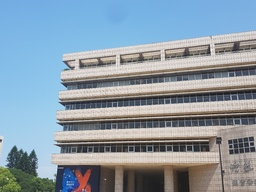
#> input picture CV/m1.jpg, 256 x 192 px, shrunk from 1008 x 756 before the run, found by its file name
$ jupyter execute --allow-errors HW2.ipynb
#> lines starting #> are read from the running program, lines starting #| are printed output that depends on the picture; long printed decimals are rounded
Function

[cell 1]
import cv2
import numpy as np
import random
import matplotlib.pyplot as plt
# read the image file & output_image the color & gray image


def read_img(path):
    # opencv read image in "BGR" color space
    img = cv2.imread(path)
    img_gray = cv2.cvtColor(img, cv2.COLOR_BGR2GRAY)
    img_rgb = cv2.cvtColor(img, cv2.COLOR_BGR2RGB)
    return img_gray, img_rgb

# the dtype of img must be "uint8" to avoid the error of SIFT detector


def img_to_gray(img):
    if img.dtype != "uint8":
        print("The input image dtype is not uint8 , image type is : ", img.dtype)
        return
    img_gray = cv2.cvtColor(img, cv2.COLOR_BGR2GRAY)
    return img_gray


def SIFT(img):
    SIFT_detector = cv2.SIFT_create()
    kp, des = SIFT_detector.detectAndCompute(img, None)
    return kp, des


def plot_sift(gray, rgb, kp):
    tmp = rgb.copy()  # deep copy
    img = cv2.drawKeypoints(
        gray, kp, tmp, flags=cv2.DRAW_MATCHES_FLAGS_DRAW_RICH_KEYPOINTS)
    return img


def K_NN(kp1, des1, kp2, des2, k):
    k_nearest_neighbor = np.zeros((len(kp1), k), dtype=np.uint16)
    for i in range(len(kp1)):
        distance = np.zeros(len(kp2))
        source_feature = des1[i]
        for j in range(len(kp2)):
            target_feature = des2[j]
            distance[j] = np.linalg.norm(source_feature - target_feature)
        minimum_distance_index = np.argsort(distance)
        k_nearest_neighbor[i] = minimum_distance_index[:k]
    return k_nearest_neighbor


def Ratio_Test(kp1, des1, kp2, des2, nearest_neighbor, threshold):
    matches = []
    for i in range(len(kp1)):
        d1 = np.linalg.norm(des1[0] - des2[nearest_neighbor[i][0]])
        d2 = np.linalg.norm(des1[0] - des2[nearest_neighbor[i][1]])
        if d1 < threshold * d2:
            matches.append(list(kp1[i].pt + kp2[nearest_neighbor[i][0]].pt))
    matches = np.array(matches)
    return matches


"""
    def plot_matches(matches, concatenate_image):
        match_img = concatenate_image.copy()
        offset = concatenate_image.shape[1]/2
        fig, ax = plt.subplots()
        ax.set_aspect('equal')
        ax.imshow(np.array(match_img).astype('uint8'),
                cmap="gray")  # 　RGB is integer type

        ax.plot(matches[:, 0], matches[:, 1], 'xr')
        ax.plot(matches[:, 2] + offset, matches[:, 3], 'xr')

        ax.plot([matches[:, 0], matches[:, 2] + offset], [matches[:, 1], matches[:, 3]],
                'r', linewidth=0.5)

        plt.show()
"""

"""
    # p2 = Hp1
    # (wx2, wy2 , w) = H(x1, y1, 1)
    # H = [
    #      [A11, A12, A13],
    #      [A21, A22, A23],
    #      [A31, A32, A33]
    #     ]
    # w = x1A31 + y1A32 + A33
    # wx2 = x2(x1A31 + y1A32 + A33) = x1A11 + y1A12 + A13
        # >> x1A11 + y1A12 + A13 - x2(x1A31 + y1A32 + A33) = 0
    # wy2 = y2(x1A31 + y1A32 + A33) = x1A21 + y1A22 + A23
        # >> x1A21 + y1A22 + A23 - y2(x1A31 + y1A32 + A33) = 0
"""


def homography(samples):
    a_matrix = []
    for sample in samples:
        p1 = np.append(sample[:2], 1)  # x1, y1, 1
        p2 = np.append(sample[2:], 1)  # x2, y2, 1
        a1 = [p1[0], p1[1], 1, 0, 0, 0, -p2[0]*p1[0], -p2[0]*p1[1], -p2[0]]
        a2 = [0, 0, 0, p1[0], p1[1], 1, -p2[1]*p1[0], -p2[1]*p1[1], -p2[1]]
        a_matrix.append(a1)
        a_matrix.append(a2)
    a_matrix = np.array(a_matrix)
    # corresponding smallest eigenvalue of eigenvector
    _, _, vh = np.linalg.svd(a_matrix)
    h = vh[-1].reshape(3, 3)
    h = h / h[2][2]
    return h


def Ransac(matches, threshold, iterations):
    best_h_matrix = []
    best_inliers = []
    for iter in range(iterations):
        samples_index = random.sample(range(len(matches)), 4)
        samples = [matches[index] for index in samples_index]
        h_matrix = homography(samples)
        all_p1 = np.concatenate(
            (matches[:, :2], np.ones((len(matches), 1))), axis=1)
        all_p2 = matches[:, 2:]
        estimate_p2 = np.matmul(h_matrix, all_p1.T).T
        # print(estimate_p2.shape)
        for i in range(len(matches)):
            estimate_p2[i] = estimate_p2[i] / estimate_p2[i][2]
        estimate_p2 = estimate_p2[:, 0:2]
        errors = np.linalg.norm(all_p2 - estimate_p2, axis=1)**2
        inliers_index = np.where(errors < threshold)[0]
        inliers = matches[inliers_index]
        if len(inliers) > len(best_inliers):
            best_inliers = inliers
            best_h_matrix = h_matrix
    return best_inliers, best_h_matrix


def translate(image1, image2, h_matrix):
    h1, w1, c1 = image1.shape
    h2, w2, c2 = image2.shape
    # 以image2中的四個corner的座標當作基準去計算
    corners = np.array(
        [[0, 0, 1], [w2 - 1, 0, 1], [w2 - 1, h2 - 1, 1], [0, h2 - 1, 1]])
    # 把image2四個corner的座標經過homography matrix轉換後
    # 得到在image1相對應的座標
    transform_corners = np.matmul(h_matrix, corners.T).T
    for i in range(len(corners)):
        transform_corners[i] = transform_corners[i] / transform_corners[i][2]

    transform_corners = transform_corners[:, :2]
    x_min = min(min(transform_corners[:, 0]), 0)
    y_min = min(min(transform_corners[:, 1]), 0)
    """
    print(transform_corners)
                            [[-170.06491952  -49.23902745] image2中(0, 0)對應到image1的座標
                            [ 836.57361736   38.94680412]  image2中(w2 - 1, 0)對應到image1的座標
                            [ 820.07621228  745.49125985]    ''    (w2 - 1, h2 - 1)    ''
                            [-205.34991699  763.95041104]]   ''    (0, h2 - 1)    ''
    """
    size = (int(round(w2 + abs(x_min))), int(round(h2 + abs(y_min))))

    # h_matrix是使用image2轉換成image1
    # 所以A是把image1轉換到與image2的translation_matrix
    translation_matrix = np.array([[1, 0, -x_min], [0, 1, -y_min], [0, 0, 1]])
    A = np.matmul(translation_matrix, h_matrix)
    """
        print(size) >> (1213, 805)
    """
    # 把image1用合併後的size來表示的話，
    # 是對image1和translation_matrix A 做運算
    warped_1 = cv2.warpPerspective(src=image1, M=A, dsize=size)

    # 因為我們是以image2為基準，
    # 所以要把image2以合併後的size表示的話
    # 只需要做affine translation就好

    print(h_matrix)
    print(translation_matrix)
    print(A)

    warped_2 = cv2.warpPerspective(
        src=image2, M=translation_matrix, dsize=size)
    return warped_1, warped_2


def isblack(pixel):
    black_pixel = np.array([0, 0, 0])
    return np.array_equal(pixel, black_pixel)


def stitch_image(warped_1, warped_2):
    rows, cols, channels = warped_1.shape
    output_image = np.zeros((rows, cols, channels), dtype=np.uint8)
    for i in range(rows):
        for j in range(cols):
            if (not isblack(warped_1[i][j])) and isblack(warped_2[i][j]):
                output_image[i][j][:] = warped_1[i][j][:]
            elif isblack(warped_1[i][j]) and (not isblack(warped_2[i][j])):
                output_image[i][j][:] = warped_2[i][j][:]
            elif (not isblack(warped_1[i][j])) and (not isblack(warped_2[i][j])):
                output_image[i][j][:] = (
                    warped_1[i][j][:] / 2) + (warped_2[i][j][:] / 2)
            else:
                pass
    return output_image
# create a window to show the image
# It will show all the windows after you call im_show()
# Remember to call im_show() in the end of main


def create_im_window(window_name, img):
    cv2.imshow(window_name, img)

# show the all window you call before im_show()
# and press any key to close all windows


def im_show():
    cv2.waitKey(0)
    cv2.destroyAllWindows()

Main Stitch 2

[cell 2]
image1_gray, image1_rgb = read_img("test/m1.jpg")
#> in read_img, img is the input picture: shape (192, 256, 3); mean B, G, R 166.2, 153.6, 137.4
#> in read_img, `img_gray = cv2.cvtColor(img, cv2.COLOR_BGR2GRAY)`:
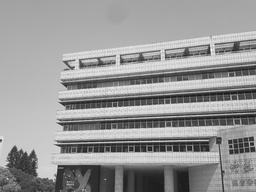
#> img_gray: shape (192, 256); min 23, max 250, mean 150.2
image2_gray, image2_rgb = read_img("test/m2.jpg")
#> call 2 of read_img, with path = 'test/m2.jpg'
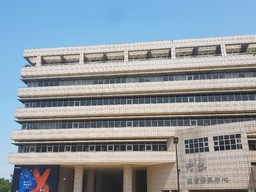
#> input picture CV/m2.jpg, 256 x 192 px, shrunk from 1008 x 756 before the run, found by its file name
#> in read_img, img is the input picture: shape (192, 256, 3); mean B, G, R 160.6, 152.8, 142.7
#> in read_img (call 2), `img_gray = cv2.cvtColor(img, cv2.COLOR_BGR2GRAY)`:
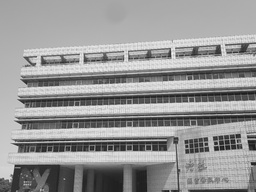
#> img_gray: shape (192, 256); min 16, max 249, mean 150.7
"""
    # [7 lines of commented-out code are left out]
"""
kp1, des1 = SIFT(image1_gray)
#> in SIFT, `kp, des = SIFT_detector.detectAndCompute(img, None)`: kp = 363 keypoints; strongest (x, y, size): (82, 66, 4), (122, 61, 3.6), (208, 52, 3.5), (46, 170, 13.3)
#> kp1 has the same summary as kp in SIFT
kp2, des2 = SIFT(image2_gray)
#> in SIFT (call 2), `kp, des = SIFT_detector.detectAndCompute(img, None)`: kp = 421 keypoints; strongest (x, y, size): (216, 149, 3), (252, 163, 2.2), (216, 143, 2.1), (44, 62, 4.3)
#> kp2 has the same summary as kp in SIFT

""" Plot the keypoints in concatenate images
    # [4 lines of commented-out code are left out]
"""
# Show the coordinate of keypoint
# keypoints are in the form of x-y coordinate, not the common seen row-column form.
# coordinate = cv2.KeyPoint_convert(kp1)

two_nn = K_NN(kp1, des1, kp2, des2, 2)
#> in K_NN, `k_nearest_neighbor = np.zeros((len(kp1), k), dtype=np.uint16)`: k_nearest_neighbor = 363 pairs, first value 0 to 0, second value 0 to 0
#> after the loop in K_NN, `for i in range(len(kp1)):`: k_nearest_neighbor = 363 pairs, first value 0 to 413, second value 0 to 420
#> two_nn has the same summary as k_nearest_neighbor in K_NN
matches = Ratio_Test(kp1, des1, kp2, des2, two_nn, 0.95)
#> the loop in Ratio_Test, `for i in range(len(kp1)):` made 363 passes
#> (d1, d2) on passes 1 to 3: (267.8, 293.9), (503.3, 634), (447.3, 309.4)
#> after the loop in Ratio_Test, `for i in range(len(kp1)):`: matches = 79 items, first 6: [8.81, 150.8, 202.3, 136.5], [8.83, 185.6, 32.86, 60.38], [18.33, 149.7, 243.7, 185.2], [25.57, 153.5, 47.15, 181.5], [33.83, 163.8, 140.6, 125.4], [36.1, 153, 230.9, 152.2]
#> in Ratio_Test, `matches = np.array(matches)`: matches = 79 rows, first 6: [8.81, 150.8, 202.3, 136.5], [8.83, 185.6, 32.86, 60.38], [18.33, 149.7, 243.7, 185.2], [25.57, 153.5, 47.15, 181.5], [33.83, 163.8, 140.6, 125.4], [36.1, 153, 230.9, 152.2]
# plot_matches(matches, concat_gray)

best_inliers, best_h_matrix = Ransac(matches, 5, 2000)
#> the loop in Ransac, `for iter in range(iterations):` made 2000 passes
#> (samples_index, inliers_index) on passes 1 to 12: ([49, 53, 5, 33], [5, 33, 40, 49, 53]), ([65, 62, 51, 38], [38, 51, 62, 65]), ([61, 45, 74, 27], [27, 28, 45, 61, 74]), ([64, 17, 36, 12], [12, 17, 36, 64]), ([32, 68, 77, 18], [18, 32, 68, 77]), ([39, 12, 9, 42], [9, 12, 39, 42]), ([60, 71, 12, 45], [12, 45, 60, 71]), ([55, 40, 78, 26], [26, 40, 55, 78]), ([70, 61, 56, 66], [56, 61, 66, 70]), ([33, 7, 70, 1], [1, 7, 33, 70]), ([11, 51, 0, 78], [9, 11, 15, 78]), ([63, 42, 31, 41], [31, 41, 42, 63])
#> (samples_index, inliers_index, inliers) on pass 40: ([54, 12, 33, 8], [8, 12], [[60.54, 116.7, 19.57, 114.8], [63.35, 96.4, 19.57, 114.8]])
#> after the loop in Ransac, `for iter in range(iterations):`: best_inliers = 26 rows, first 6: [52.67, 177.6, 9.8, 178.6], [60.54, 116.7, 19.57, 114.8], [63.92, 107.2, 23.31, 104.9], [64.57, 129.2, 23.17, 127.5], [65.72, 62.11, 26.66, 58.1], [69.23, 137.9, 26.66, 136.9]
#> best_h_matrix = [[1.12, -0.0514, -41.64], [0.0859, 1.05, -11.07], [0.000578, -0.000121, 1]]
# plot_matches(best_inliers, concat_gray)

warped_1, warped_2 = translate(image1_rgb, image2_rgb, best_h_matrix)
#> in translate, `transform_corners = np.matmul(h_matrix, corners.T).T`: transform_corners = [[-41.64, -11.07, 1], [243.1, 10.84, 1.15], [233.3, 212.2, 1.12], [-51.45, 190.3, 0.977]]
#> after the loop in translate, `for i in range(len(corners)):`: transform_corners = [[-41.64, -11.07, 1], [211.9, 9.45, 1], [207.5, 188.7, 1], [-52.67, 194.8, 1]]
#> in translate, `transform_corners = transform_corners[:, :2]`: transform_corners = [[-41.64, -11.07], [211.9, 9.45], [207.5, 188.7], [-52.67, 194.8]]
#> in translate, `x_min = min(min(transform_corners[:, 0]), 0)`: x_min = -52.67
#> in translate, `y_min = min(min(transform_corners[:, 1]), 0)`: y_min = -11.07
#> in translate, `size = (int(round(w2 + abs(x_min))), int(round(h2 + abs(y_min))))`: size = (309, 203)
#> in translate, `translation_matrix = np.array([[1, 0, -x_min], [0, 1, -y_min], [0, 0, ..`: translation_matrix = [[1, 0, 52.67], [0, 1, 11.07], [0, 0, 1]]
#> in translate, `A = np.matmul(translation_matrix, h_matrix)`: A = [[1.15, -0.0577, 11.02], [0.0923, 1.05, 0], [0.000578, -0.000121, 1]]
#> in translate, `warped_1 = cv2.warpPerspective(src=image1, M=A, dsize=size)`:
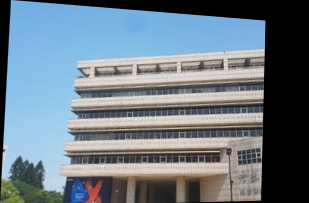
#> warped_1: shape (203, 309, 3); mean R, G, B 108.7, 122.7, 133.3
#| [[ 1.11678055e+00 -5.13561919e-02 -4.16447578e+01]
#|  [ 8.59108443e-02  1.05412889e+00 -1.10673116e+01]
#|  [ 5.78228238e-04 -1.20652621e-04  1.00000000e+00]]
#| [[ 1.         0.        52.667]
#|  [ 0.         1.        11.067]
#|  [ 0.         0.         1.       ]]
#| [[ 1.14723438e+00 -5.77106631e-02  1.10227367e+01]
#|  [ 9.23102764e-02  1.05279359e+00  0.00000000e+00]
#|  [ 5.78228238e-04 -1.20652621e-04  1.00000000e+00]]
#> in translate, `warped_2 = cv2.warpPerspective( src=image2, M=translation_matrix, dsiz..`:
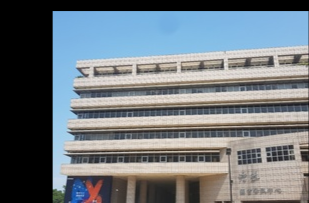
#> warped_2: shape (203, 309, 3); mean R, G, B 111.8, 119.7, 125.8
plt.figure(figsize=(20, 20))
plt.subplot(3, 1, 1)
plt.imshow(warped_1)
plt.subplot(3, 1, 2)
plt.imshow(warped_2)
output_image = stitch_image(warped_1, warped_2)
#> after the loop in stitch_image, `for i in range(rows):`:
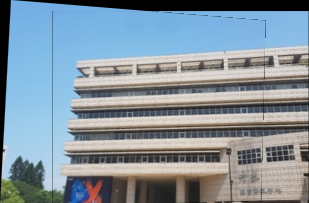
#> output_image: shape (203, 309, 3); mean R, G, B 131, 145.9, 156.9
plt.subplot(3, 1, 3)
plt.imshow(output_image)
plt.show()

# the example of image window
# create_im_window("Result", test)
# im_show()

# you can use this function to store the result
cv2.imwrite("result.jpg", output_image)
#> Out = True
#> `left_gray = cv2.cvtColor(output_image, cv2.COLOR_BGR2GRAY)`:
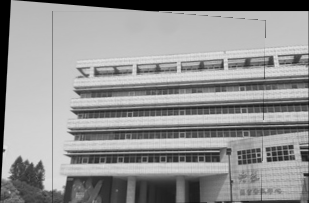
#> left_gray: shape (203, 309); min 0, max 228, mean 147.5

Main stitch more

[cell 3]
image_list = ["m{}.jpg".format(i+1) for i in range(10)]
print(image_list)
left = cv2.imread("test/m1.jpg")
left_gray = cv2.cvtColor(left, cv2.COLOR_BGR2GRAY)
left_rgb = cv2.cvtColor(left, cv2.COLOR_BGR2RGB)

#> (the rest of this cell did not finish here and is left out)

    left_kp, left_des = SIFT(left_gray)
    right_kp, right_des = SIFT(right_gray)

    two_nn = K_NN(left_kp, left_des, right_kp, right_des, 2)
    matches = Ratio_Test(left_kp, left_des, right_kp, right_des, two_nn, 0.95)

    best_inliers, best_h_matrix = Ransac(matches, 5, 2000)

    left_warped, right_warped = translate(left_rgb, right_rgb, best_h_matrix)
#> in translate (call 2), `warped_1 = cv2.warpPerspective(src=image1, M=A, dsize=size)`:
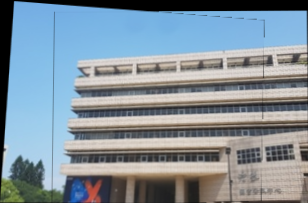
#> warped_1: shape (203, 308, 3); mean B, G, R 155.2, 144.6, 130.1
#| [[ 9.74065873e-01 -1.31990019e-02 -4.89741545e+01]
#|  [-4.44747868e-03  9.74055428e-01 -9.28499493e+00]
#|  [-3.59093879e-05 -9.19119593e-05  1.00000000e+00]]
#| [[ 1.          0.         52.415 ]
#|  [ 0.          1.         10.515]
#|  [ 0.          0.          1.        ]]
#| [[ 9.72183671e-01 -1.80165971e-02  3.44117005e+00]
#|  [-4.82507991e-03  9.73088938e-01  1.23039538e+00]
#|  [-3.59093879e-05 -9.19119593e-05  1.00000000e+00]]
#> in translate (call 2), `warped_2 = cv2.warpPerspective( src=image2, M=translation_matrix, dsiz..`:
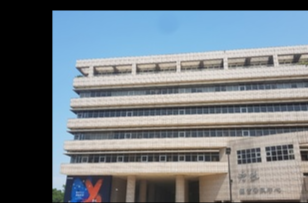
#> warped_2: shape (203, 308, 3); mean R, G, B 112, 120, 126.1
    output_image = stitch_image(left_warped, right_warped)
#> after the loop in stitch_image (call 2), `for i in range(rows):`:
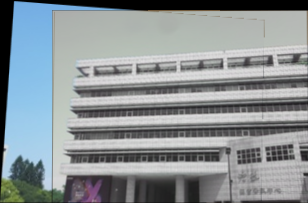
#> output_image: shape (203, 308, 3); mean B, G, R 148.4, 145, 137.7

    left = output_image
plt.imshow(output_image)
plt.show()
